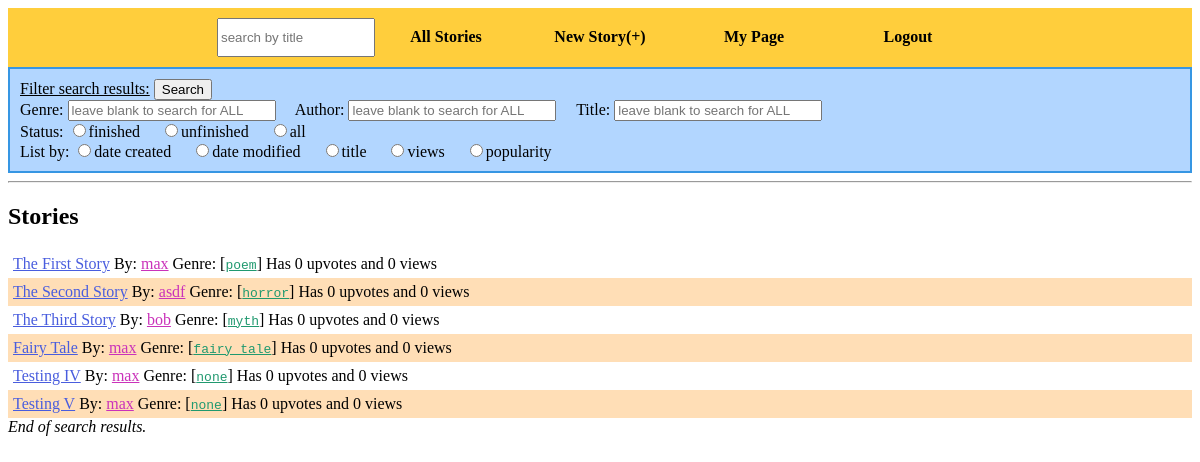
Before: /stories with the older database file.
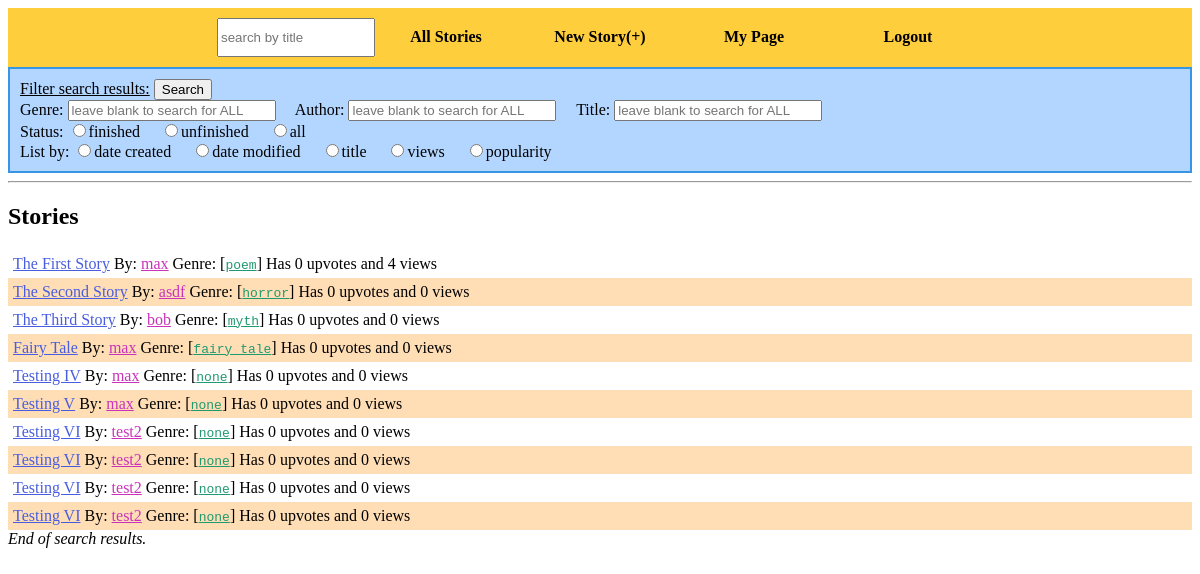
After: the same page with the newer database file.
### tables this page shows
CREATE TABLE stories (title TEXT, creator TEXT, id INTERGER PRIMARY KEY, genre TEXT, word_limit INTEGER, cooldown INTEGER, contributions INTEGER, finished BOOLEAN, likes INTEGER, views INTEGER);

### ourStory.py (the view)
@app.route('/stories')
def stories_route():
    return render_template("list.html", page_title="Stories", listStories=search.getAllStories())

### util/search.py (called while the page is built)
def getAllStories():
    db = sqlite3.connect(db_name)
    c = db.cursor()
    list_of_tuples = c.execute("SELECT id, title, creator, genre, finished, likes, views, contributions FROM stories;").fetchall()
    list_of_stories = []
    for story in list_of_tuples:
        story = tuple_to_dictionary(story, ['id', 'title', 'author', 'genre', 'finished', 'popularity', 'views', 'contributions'])
        story["modified"] = c.execute("SELECT timestamp FROM story_0;").fetchall()[-1][0]
        list_of_stories.append(story)
    db.close()
    return list_of_stories

def tuple_to_dictionary(tuuple, list_of_keys):
    d = {} #the dictionary
    index = 0 #the column index
    while index < len(tuuple):
        d[ list_of_keys[index] ] = tuuple[index]
        index += 1
    return d

### templates/list.html (shortened to what this page needs)
{% extends "base.html" %}
{% block body %}
<div class="form">
    <form method="GET" action="/search">
        <u>Filter search results:</u> <input type="submit" value="Search"> <br>
        Genre: <input type="text" name="genre" placeholder="leave blank to search for ALL">&nbsp;&nbsp;&nbsp;&nbsp;
        Author: <input type="text" name="by" placeholder="leave blank to search for ALL">&nbsp;&nbsp;&nbsp;&nbsp;
        Title: <input type="text" name="q" placeholder="leave blank to search for ALL"><br>
        Status: <input type="radio" name="status" value="finished">finished&nbsp;&nbsp;&nbsp;&nbsp; <input type="radio" name="status" value="unfinished">unfinished&nbsp;&nbsp;&nbsp;&nbsp; <input type="radio" name="status" value="all">all<br>
        List by: <input type="radio" name="sort" value="c">date created&nbsp;&nbsp;&nbsp;&nbsp; <input type="radio" name="sort" value="d">date modified&nbsp;&nbsp;&nbsp;&nbsp; <input type="radio" name="sort" value="a">title&nbsp;&nbsp;&nbsp;&nbsp; <input type="radio" name="sort" value="v">views&nbsp;&nbsp;&nbsp;&nbsp; <input type="radio" name="sort" value="p">popularity<br>
    </form>
</div>
<div id="results">
    <hr/>
    <h2>Stories</h2>
    <div id="stories" class="list">
    {% for story in listStories %}
        {% set id = story["id"] %}
        {% set who = story["author"] %}
        {% set genre = story["genre"] %}
        <div>
        <a class="storyLink" href="/story?id={{id}}">{{ story["title"] }}</a>
        By: <a class="userLink" href="/user?id={{who}}">{{ who }}</a>
        Genre: [<a class="genre" href="/search?genre={{genre}}">{{ genre }}</a>]
        Has {{ story["popularity"] }} upvotes and {{ story["views"] }} views
        </div>
    {% endfor %}
    <i>End of search results.</i>
    </div>
</div>
{% endblock %}

### templates/base.html (shortened to what this page needs)
<!DOCTYPE html>
<html>
<head>
    <link rel="stylesheet" type="text/css" href="/static/storyStylesheet.css">
</head>
<body>
    <div id="menu_container">
        <ul>
	    <li><form method="GET" action="/search"><input type="text" name="q" placeholder="search by title"></form></li>
	    <li><a href="/stories">All Stories</a></li>
	    <li><a href="/create">New Story(+)</a></li>
	    <li><a href="/user">My Page</a></li>
	    <li><a href="/logout">Logout</a></li>
	</ul>
    </div>
    {% block body %}
    {% endblock %}
</body>
</html>

### static/storyStylesheet.css (style rules this page uses)
form { padding: none; margin: 0; }
div.form { border-color: #3696E3; border-style: solid; border-width: 2px; background-color: #B2D6FF; padding: 10px; }
div.form input[type=text] { width: 200px; }
a.storyLink { color: #495DDE; font-family: 'Georgia', serif; }
a.userLink { color: #CA32BA; }
.genre { font-family: monospace; color: #20996F; }
div.list div:nth-child(even) { background-color: #FFDEB6; }
div.list div { padding: 5px; }

### templates/base.html (style rules this page uses)
#menu_container { top: 0px; text-align: center; background-color: #FFCE3C; padding: 0px; }
#menu_container ul { list-style-type: none; display: inline-block; padding: 0px; margin: 0px; }
#menu_container li { display: inline-block; }
#menu_container li * { display: inline-block; width: 150px; padding-top: 10px; padding-bottom: 10px; }
#menu_container li a { text-align: center; text-decoration: none; color: black; font-weight: bold; }

Changed rows visible on the page:
added stories: title "Testing VI", listStories "test2", listStories "none"
added stories: title "Testing VI", listStories "test2", listStories "none"
added stories: title "Testing VI", listStories "test2", listStories "none"
added stories: title "Testing VI", listStories "test2", listStories "none"
Other visible differences:
new list line: "The First Story max poem"
new list line: "By: Genre: [ ] Has 0 upvotes and 4 views"
new list line: "By: Genre: [ ] Has 0 upvotes and 0 views"
list line gone: "The First Story max poem"
list line gone: "By: Genre: [ ] Has 0 upvotes and 0 views"
